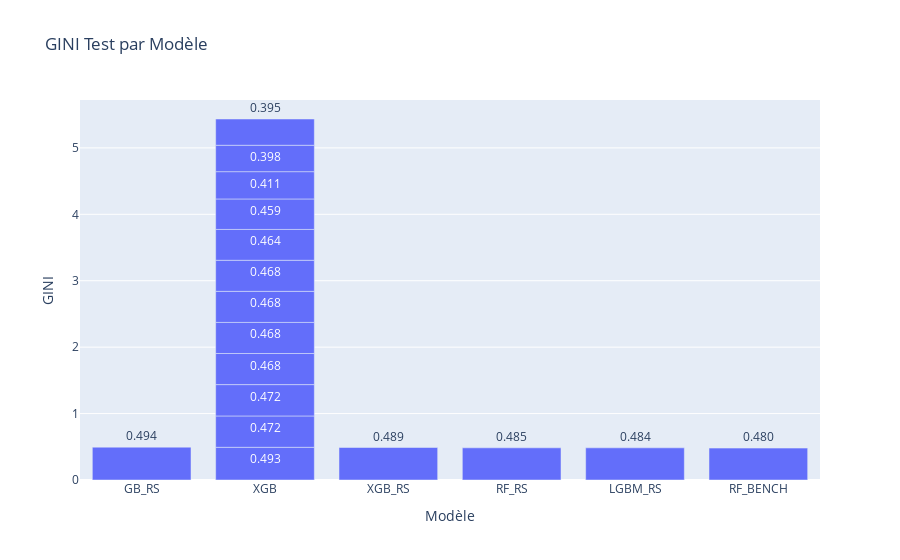
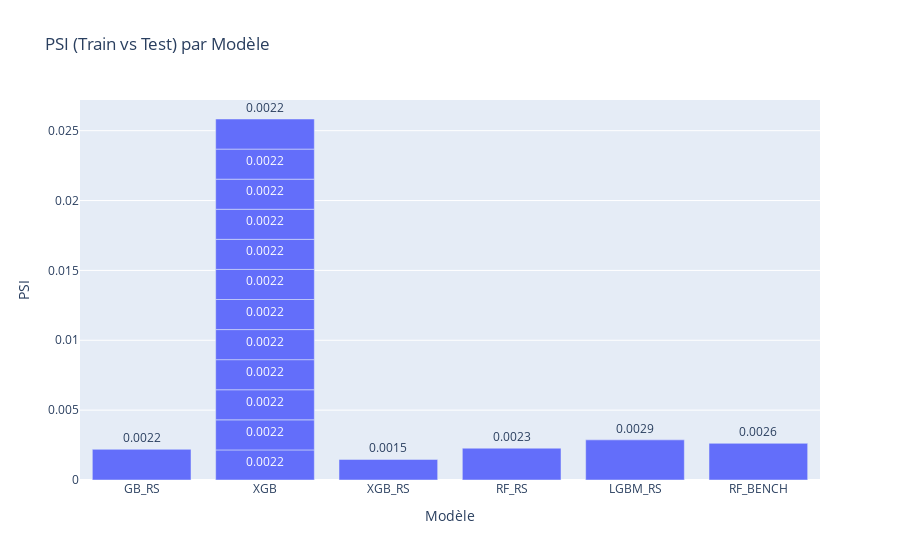

Write notebook code for charts like these, in order.
### Code cell
# Synthèse finale des modèles + PSI par modèle
assert 'benchmark_results' in globals(), 'benchmark_results manquant'
assert 'X_train' in globals() and 'X_test' in globals(), 'Splits train/test manquants.'

# Fonction PSI
def compute_psi(expected, actual, n_bins=10, eps=1e-6):
    exp = pd.Series(expected).clip(0, 1)
    act = pd.Series(actual).clip(0, 1)
    # Bins basés sur les quantiles de la pop "expected" (train)
    q = min(n_bins, max(2, exp.nunique()))
    _, bins = pd.qcut(exp, q=q, retbins=True, duplicates='drop')
    # élargit les bornes pour couvrir train et test
    bins[0] = min(bins[0], exp.min(), act.min())
    bins[-1] = max(bins[-1], exp.max(), act.max())

    exp_bins = pd.cut(exp, bins=bins, include_lowest=True)
    act_bins = pd.cut(act, bins=bins, include_lowest=True)

    exp_rate = (exp_bins.value_counts(sort=False) / len(exp)).replace(0, eps)
    act_rate = (act_bins.value_counts(sort=False) / len(act)).replace(0, eps)

    psi = ((exp_rate - act_rate) * np.log(exp_rate / act_rate)).sum()
    return float(psi)

# Collecte des modèles disponibles (déjà entraînés)
available_models = []
if 'rf_benchmark' in globals(): available_models.append(('RF_BENCH', rf_benchmark))
if 'gb_best_rs'    in globals(): available_models.append(('GB_RS', gb_best_rs))
if 'gb_best'       in globals(): available_models.append(('GB', gb_best))
if 'lgb_best_rs'   in globals(): available_models.append(('LGBM_RS', lgb_best_rs))
if 'lgb_best'      in globals(): available_models.append(('LGBM', lgb_best))
if 'xgb_best_rs'   in globals(): available_models.append(('XGB_RS', xgb_best_rs))
if 'xgb_best'      in globals(): available_models.append(('XGB', xgb_best))
if 'rf_best_rs'    in globals(): available_models.append(('RF_RS', rf_best_rs))
if 'rf_best'       in globals(): available_models.append(('RF_TUNED', rf_best))
if 'stack_best'    in globals(): available_models.append(('STACK', stack_best))

# Calcul du PSI (train vs test) par modèle
psi_rows = []
for name, est in available_models:
    if hasattr(est, "predict_proba"):
        p_train = est.predict_proba(X_train)[:, 1]
        p_test  = est.predict_proba(X_test)[:, 1]
        psi = compute_psi(p_train, p_test, n_bins=10)
        psi_rows.append({'model': name, 'psi': round(psi, 6)})

psi_df = pd.DataFrame(psi_rows)

# Synthèse GINI + amélioration vs benchmark + PSI
summary = benchmark_results.sort_values('gini_test', ascending=False).reset_index(drop=True)
base_gini = summary.loc[summary.model=='RF_BENCH', 'gini_test'].values[0]
summary['improvement_vs_benchmark_pct'] = ((summary['gini_test'] - base_gini) / base_gini * 100).round(2)
summary = summary.merge(psi_df, on='model', how='left')

print('Comparaison GINI test et PSI (tri décroissant sur GINI):')
display(summary)

# Graphiques
fig = px.bar(summary, x='model', y='gini_test', title='GINI Test par Modèle', text='gini_test')
fig.update_traces(texttemplate='%{text:.3f}', textposition='outside')
fig.update_layout(yaxis=dict(title='GINI'), xaxis=dict(title='Modèle'))
fig.show()

fig2 = px.bar(summary, x='model', y='psi', title='PSI (Train vs Test) par Modèle', text='psi')
fig2.update_traces(texttemplate='%{text:.4f}', textposition='outside')
fig2.update_layout(yaxis=dict(title='PSI'), xaxis=dict(title='Modèle'))
fig2.show()

### Figure 1 — Plotly figure (JSON) as saved in the notebook; plotly's stock layout.template omitted (floating-point values rounded to 4 significant figures)
{"data": [{"hovertemplate": "model=%{x}<br>gini_test=%{text}<extra></extra>", "legendgroup": "", "marker": {"color": "#636efa", "pattern": {"shape": ""}}, "name": "", "orientation": "v", "showlegend": false, "text": [0.4943, 0.4925, 0.4894, 0.4845, 0.4842, 0.4803, 0.4719, 0.4719, 0.4683, 0.4682, 0.4677, 0.4677, 0.4642, 0.4592, 0.4107, 0.3976, 0.3952], "textposition": "outside", "texttemplate": "%{text:.3f}", "type": "bar", "x": ["GB_RS", "XGB", "XGB_RS", "RF_RS", "LGBM_RS", "RF_BENCH", "XGB", "XGB", "XGB", "XGB", "XGB", "XGB", "XGB", "XGB", "XGB", "XGB", "XGB"], "xaxis": "x", "y": [0.4943, 0.4925, 0.4894, 0.4845, 0.4842, 0.4803, 0.4719, 0.4719, 0.4683, 0.4682, 0.4677, 0.4677, 0.4642, 0.4592, 0.4107, 0.3976, 0.3952], "yaxis": "y"}], "layout": {"barmode": "relative", "legend": {"tracegroupgap": 0}, "title": {"text": "GINI Test par Modèle"}, "xaxis": {"anchor": "y", "domain": [0, 1], "title": {"text": "Modèle"}}, "yaxis": {"anchor": "x", "domain": [0, 1], "title": {"text": "GINI"}}}}

### Figure 2 — Plotly figure (JSON) as saved in the notebook; plotly's stock layout.template omitted (floating-point values rounded to 4 significant figures)
{"data": [{"hovertemplate": "model=%{x}<br>psi=%{text}<extra></extra>", "legendgroup": "", "marker": {"color": "#636efa", "pattern": {"shape": ""}}, "name": "", "orientation": "v", "showlegend": false, "text": [0.002195, 0.002153, 0.001472, 0.002277, 0.002872, 0.002624, 0.002153, 0.002153, 0.002153, 0.002153, 0.002153, 0.002153, 0.002153, 0.002153, 0.002153, 0.002153, 0.002153], "textposition": "outside", "texttemplate": "%{text:.4f}", "type": "bar", "x": ["GB_RS", "XGB", "XGB_RS", "RF_RS", "LGBM_RS", "RF_BENCH", "XGB", "XGB", "XGB", "XGB", "XGB", "XGB", "XGB", "XGB", "XGB", "XGB", "XGB"], "xaxis": "x", "y": [0.002195, 0.002153, 0.001472, 0.002277, 0.002872, 0.002624, 0.002153, 0.002153, 0.002153, 0.002153, 0.002153, 0.002153, 0.002153, 0.002153, 0.002153, 0.002153, 0.002153], "yaxis": "y"}], "layout": {"barmode": "relative", "legend": {"tracegroupgap": 0}, "title": {"text": "PSI (Train vs Test) par Modèle"}, "xaxis": {"anchor": "y", "domain": [0, 1], "title": {"text": "Modèle"}}, "yaxis": {"anchor": "x", "domain": [0, 1], "title": {"text": "PSI"}}}}
